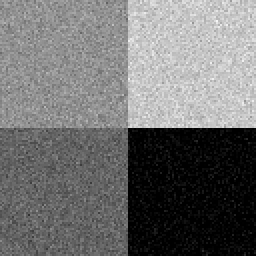
%> input picture paper_dataset/synthetic/5%-2/1_n.bmp, 128 x 128 px (shown 2 times larger)
$ octave FilterImage.m   (GNU Octave 9; MATLAB toolbox functions it lacks are replaced by stand-ins)
%> lines starting %> are read from the running program, lines starting %| are printed output that depends on the picture; in (x1, y1, x2, y2) boxes, pixels count from 0 and x2, y2 are one past the last pixel; in counts of white or black regions, pixels touching at a corner belong together; the program's own positions count from 1
close all;
clear all;
clc

str = 'E:\code\MRF\myMRF\paper_dataset\synthetic\5%-2\1_n.bmp';
I = imread(str);
%> I is the input picture: size 128x128 uint8; min 0, max 246, mean 112.4
figure, subplot(2,3,1), imshow(I);

I1 = mat2gray(I);

% 均值滤波
I1 = filter2(fspecial('average',3),I1);
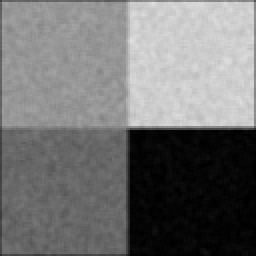
%> I1: size 128x128 double (shown 2 times larger); min 0, max 0.888, mean 0.452
subplot(2,3,2), imshow(I1);
title('均值');

% 中值滤波
I2 = medfilt2(I1,[3,3]);
subplot(2,3,3), imshow(I2);

% 二维自适应除噪
[I3, noise] = wiener2(I1,[5,5]);
%> noise = 0.00511
subplot(2,3,4), imshow(I3);

% 高斯低通
I4 = filter2(fspecial('gaussian',3),I1);
subplot(2,3,5), imshow(I4);

% Sobel
I5 = filter2(fspecial('sobel'), I1);
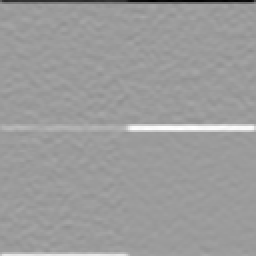
%> I5: size 128x128 double (shown 2 times larger); min -3.47, max 2.23, mean 0.0101; drawn with min black and max white
I51 = im2bw(I5,graythresh(I5));
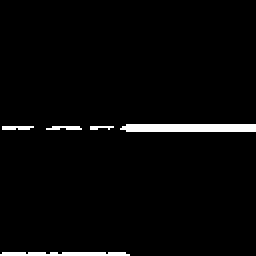
%> I51: size 128x128 logical (shown 2 times larger); 2.8% white; 5 white regions (1 under 20 px), largest, box (x1, y1, x2, y2) and area: (60, 62, 128, 66) 265, (0, 126, 65, 128) 121, (1, 63, 17, 65) 29, (23, 63, 41, 65) 29
I52 = edge(I1, 'sobel');
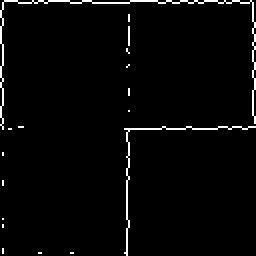
%> I52: size 128x128 logical (shown 2 times larger); 2.6% white in thin lines or dots
subplot(2,3,6), imshow(I52);
